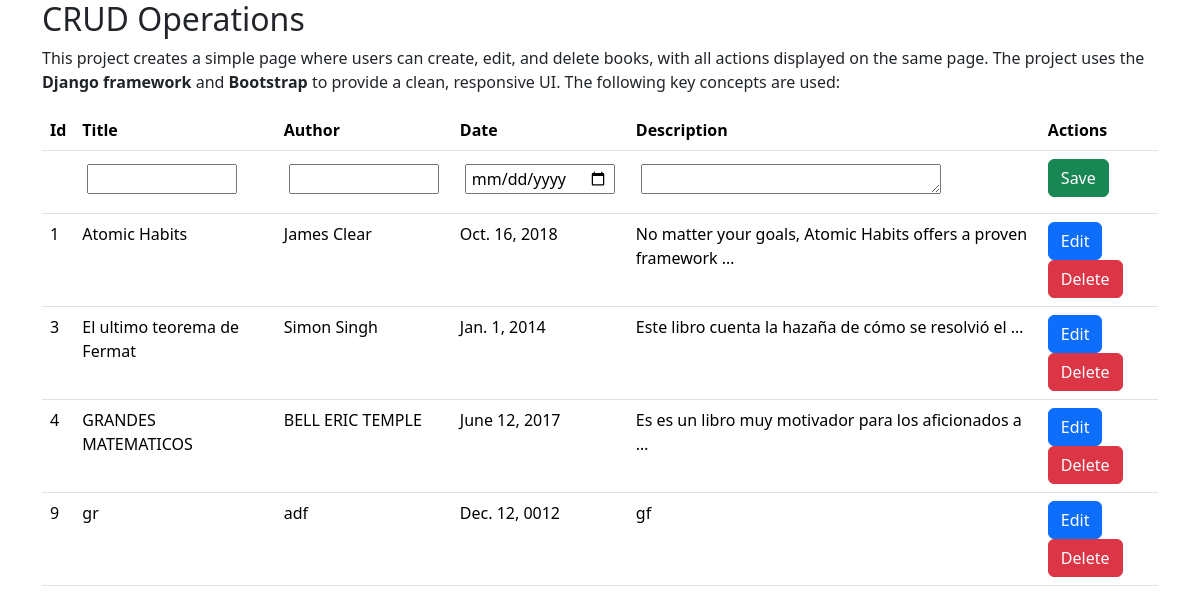
The app's page /CRUDoperations/, older data.
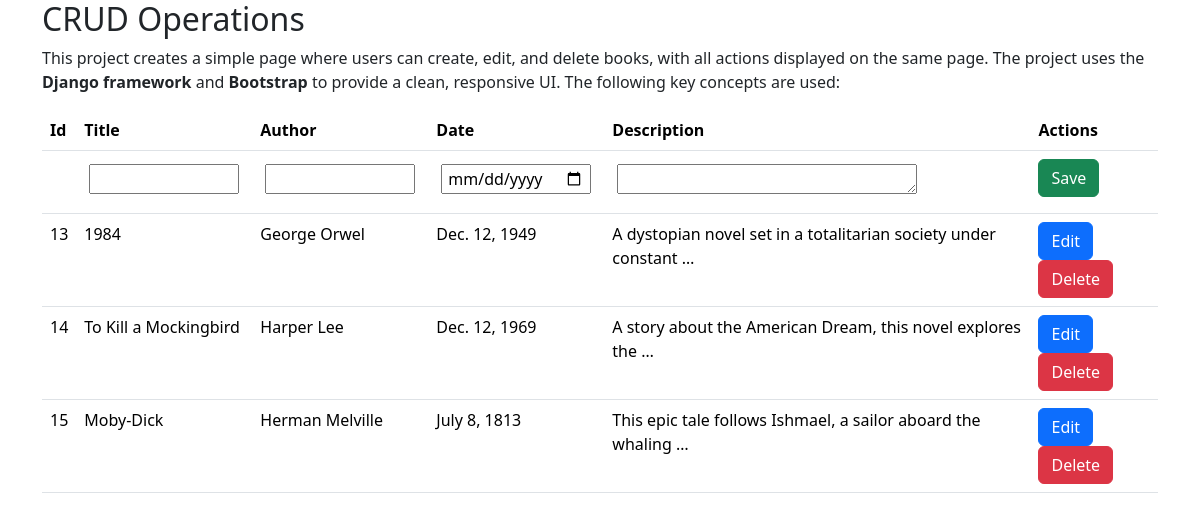
The same page, newer data.
### CRUDoperations/models.py (models this page shows, shortened)
class Book(models.Model):
    title = models.CharField(max_length=30)
    author = models.CharField(max_length=30)
    published_date = models.DateField()
    description = models.TextField(blank=True)

### CRUDoperations/views.py (the view)
# urls.py: path('', views.book_list, name='list'),
def book_list(request):
    books = Book.objects.all()
    fields = [field.name for field in Book._meta.get_fields()]
    form = InputForm()
    if request.method == "POST":
        edit_book = request.POST.get('edit_book')
        edit_book = int(edit_book)
    else:
        edit_book = 0
    return render(request, 'crud_operations.html', {'books': books, 'fields': fields, 'edit_book': edit_book, 'form':form})

### CRUDoperations/forms.py
class InputForm(forms.ModelForm):
    class Meta:
        model = Book
        fields = [
            'title',
            'author',
            'published_date',
            'description'
            ]
        widgets = {
            'published_date': forms.DateInput(attrs={'type': 'date'}),  # Render as an HTML date picker
        }

### CRUDoperations/templates/crud_operations.html (shortened to what this page needs)
<!DOCTYPE html>
<html>
    <head>
        <link href="https://cdn.jsdelivr.net/npm/bootstrap@5.3.3/dist/css/bootstrap.min.css" rel="stylesheet">
    </head>
    <body>
        <div class="container">
            <div>
                <h2>CRUD Operations</h2>
                <p>This project creates a simple page where users can create, edit, and delete books, with all actions displayed on the same page. The project uses the <strong>Django framework</strong> and <strong>Bootstrap</strong> to provide
                    a clean, responsive UI. The following key concepts are used:</p>
            <table class="table">
                <thead>
                    <tr>
                        <th>Id</th>
                        <th>Title</th>
                        <th>Author</th>
                        <th>Date</th>
                        <th>Description</th>
                        <th>Actions</th>
                    </tr>
                </thead>
                <tbody>
                    <tr>
                        <form method="post" action="{% url 'create' %}">
                            <td></td>
                            <td>{{ form.title }}</td>
                            <td>{{ form.author }}</td>
                            <td>{{ form.published_date }}</td>
                            <td>{{ form.description }}</td>
                            <td>
                                <button type="submit" class="btn btn-success">Save</button>
                            </td>
                        </form>
                    </tr>
                    {% for book in books %}
                    <tr>
                        {% if edit_book == book.id %}
                                <form method="post" action="{% url 'edit' book.id %}">
                                    {% csrf_token %}
                                    <td>{{ book.id }}</td>
                                    <td><input type="text" name="title" id="title" value="{{ book.title }}" class="form-control" required></td>
                                    <td><input type="text" name="author" id="author" value="{{ book.author }}" class="form-control" required></td>
                                    <td><input type="date" name="published_date" value="{{ book.published_date|date:'Y-m-d' }}" class="form-control" required></td>
                                    <td><textarea name="description" class="form-control" required>{{ book.description }}</textarea></td>
                                    <td>
                                        <button type="submit" class="btn btn-success">Save</button>
                                        <a href="{% url 'list' %}" class="btn btn-danger">Cancel</a>
                                    </td>
                                </form>
                        {% else %}
                            <td>{{ book.id }}</td>
                            <td>{{ book.title }}</td>
                            <td>{{ book.author }}</td>
                            <td>{{ book.published_date }}</td>
                            <td>{{ book.description|truncatewords:10 }}</td>
                            <td>
                                <form method="post" action="{% url 'list' %}" style="display:inline;">
                                    <button type="submit" class="btn btn-primary">Edit</button>
                                </form>
                                <form method="post" action="{% url 'delete' book.id %}" style="display:inline;">
                                    <button type="submit" class="btn btn-danger" onclick="return confirm('Are you sure you want to delete this book?')">Delete</button>
                                </form>
                            </td>
                        {% endif %}
                    </tr>
                    {% endfor %}
                </tbody>
            </table>
        </div>
    </body>
</html>

### CRUDoperations/templates/crud_operations.html (style rules this page uses)
input[type="text"], input[type="date"], textarea { width: 150px; height: 30px; padding: 5px; margin: 5px; }
textarea { width: 300px; height: 30px; }

Row changes from the older to the newer data that the page shows:
removed Book: id "1", title "Atomic Habits", author "James Clear", published_date "Oct. 16, 2018", description "No matter your goals, Atomic Habits offers a proven framework …"
removed Book: id "3", title "El ultimo teorema de Fermat", author "Simon Singh", published_date "Jan. 1, 2014", description "Este libro cuenta la hazaña de cómo se resolvió el …"
removed Book: id "4", title "GRANDES MATEMATICOS", author "BELL ERIC TEMPLE", published_date "June 12, 2017", description "Es es un libro muy motivador para los aficionados a …"
removed Book: id "9", title "gr", author "adf", published_date "Dec. 12, 0012", description "gf"
added Book: id "13", title "1984", author "George Orwel", published_date "Dec. 12, 1949", description "A dystopian novel set in a totalitarian society under constant …"
added Book: id "14", title "To Kill a Mockingbird", author "Harper Lee", published_date "Dec. 12, 1969", description "A story about the American Dream, this novel explores the …"
added Book: id "15", title "Moby-Dick", author "Herman Melville", published_date "July 8, 1813", description "This epic tale follows Ishmael, a sailor aboard the whaling …"
